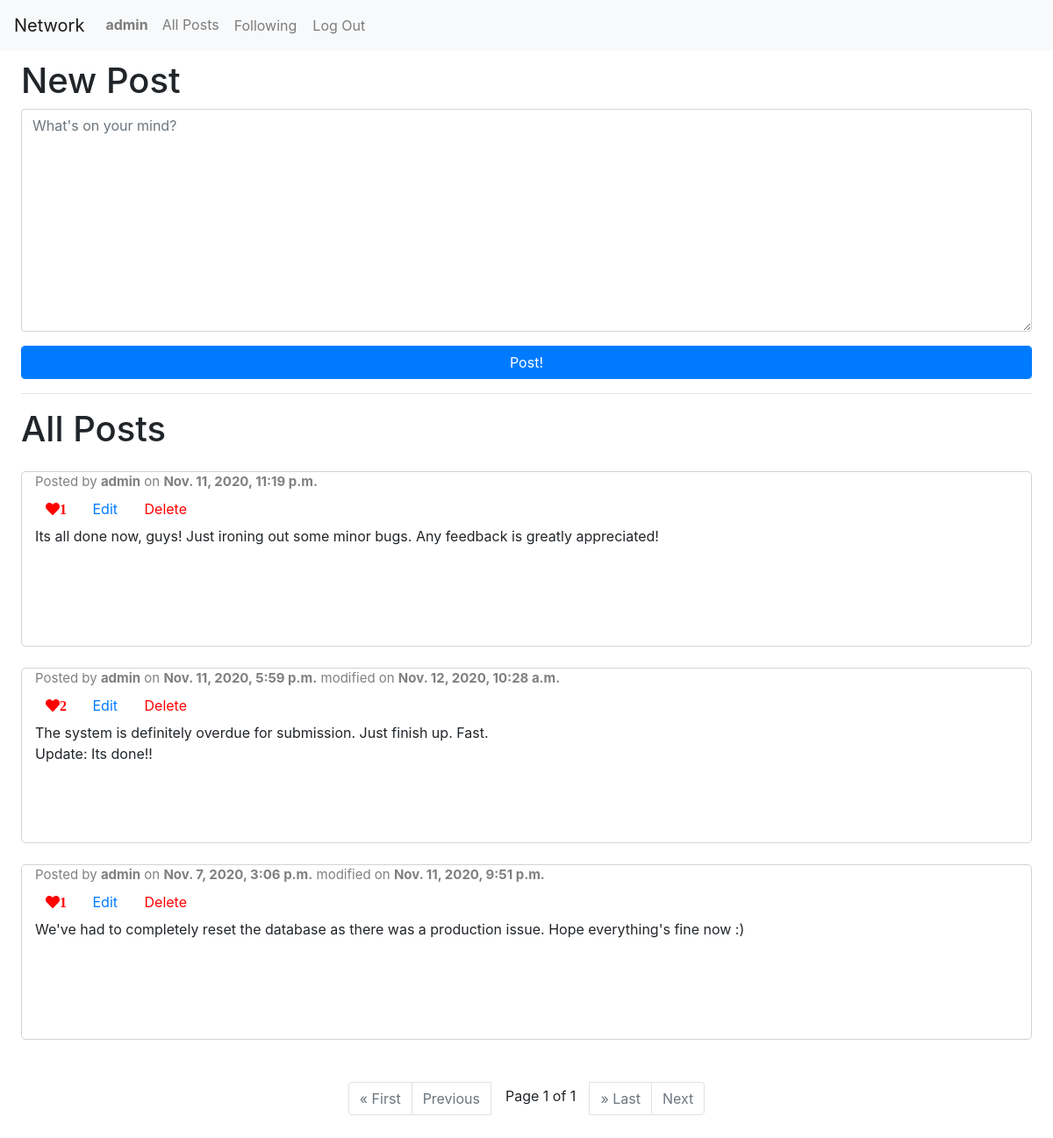
Page / (signed in) on the earlier database version.
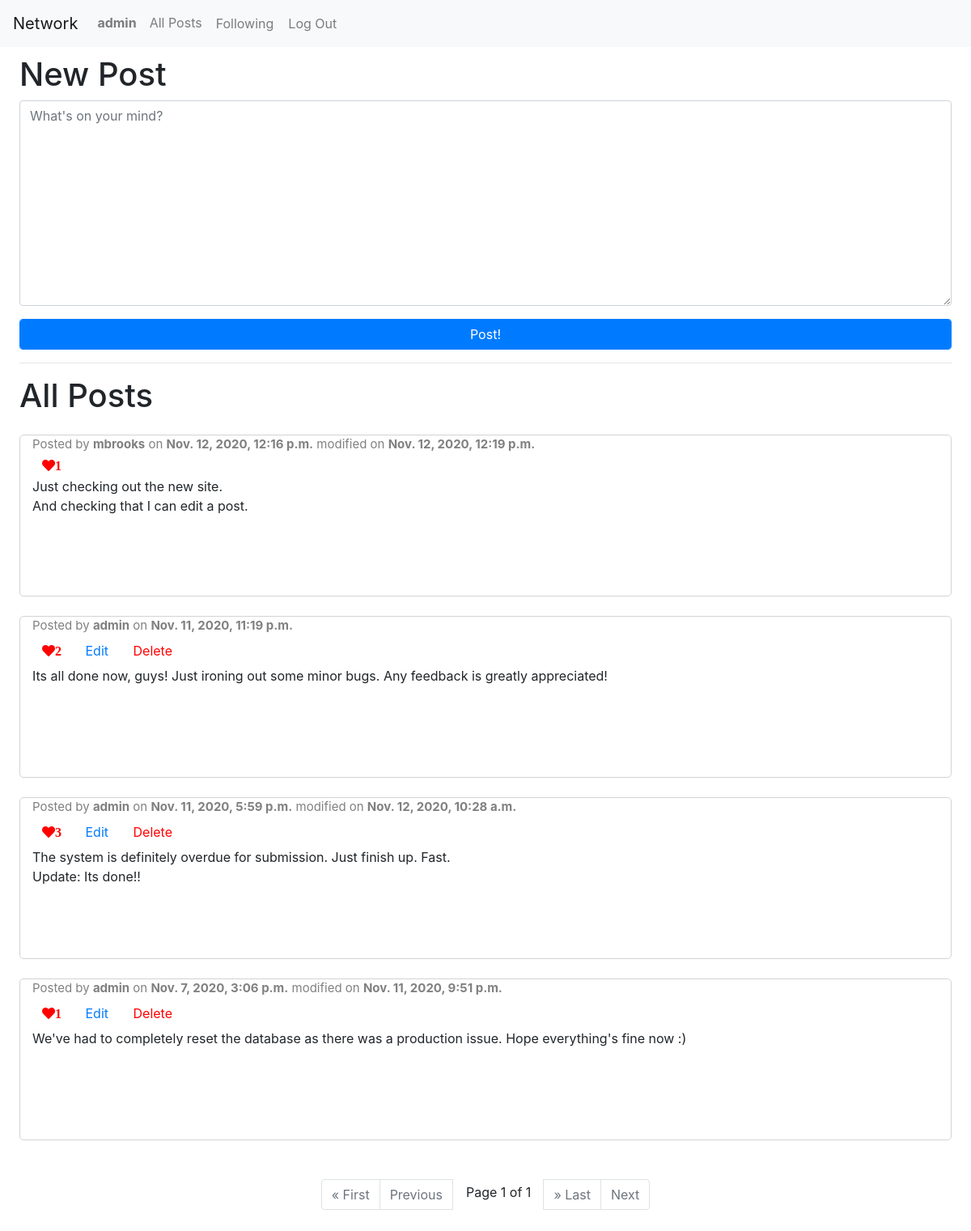
Same page on the later database version.
### network/models.py (models this page shows)
class Posts(models.Model):
    user = models.ForeignKey(User, on_delete=models.CASCADE)
    content = models.CharField(max_length=255)
    likes = models.IntegerField(default=0)
    timestamp = models.DateTimeField(default=datetime.now(), editable=False)
    modified = models.DateTimeField(default=None, null=True)
    class Meta:
        ordering = ['-timestamp']
        verbose_name_plural = 'Posts'

class User(AbstractUser):
    pass

### network/views.py (the view)
# urls.py: path("", views.index, name="index"),
def index(request):
    allPosts = Posts.objects.all()
    paginator = Paginator(allPosts, 10)
    pageNum = request.GET.get('page')
    posts = paginator.get_page(pageNum)
    return render(request, 'network/index.html', {
        'posts': posts
    })

### network/templates/network/index.html (shortened to what this page needs)
{% extends "network/layout.html" %}
{% block body %}
    {% if user.is_authenticated %}
        <div class="new-post">
            <h1>New Post</h1>
            <form action="{% url 'newPost' %}" method="POST">
                <div class="form-group">
                    <textarea name="content" rows="10" class="form-control" placeholder="What's on your mind?" required></textarea>
                </div>
                <div class="form-group">
                    <input type="submit" value="Post!" class="form-control btn btn-primary">
                </div>
            </form>
        </div>
        <hr>
    {% endif %}
    <h1>All Posts</h1>
    {% for post in posts %}
        <div class="container-fluid mt-4">
            <div class="row">
                <div class="col">
                    {% if post.modified %}
                        <p class="username">Posted by <a class="username" href="{% url 'profile' post.user.username %}"><strong>{{ post.user.username }}</strong></a> on <strong>{{ post.timestamp }}</strong> modified on <strong>{{ post.modified }}</strong></p>
                    {% else %}
                        <p class="username">Posted by <a class="username" href="{% url 'profile' post.user.username %}"><strong>{{ post.user.username }}</strong></a> on <strong>{{ post.timestamp }}</strong></p>
                    {% endif %}
                    <div class="links ">
                        {% if user.is_authenticated %}
                            <button data-id="{{ post.id }}" class="btn btn-default like-button shadow-none fa fa-heart" style="color: red;">{{ post.likes }}</button>
                            {% if post.user.username == user.username %}
                                <button data-id="{{ post.id }}" class="btn btn-link edit-button">Edit</button>
                                <button data-id="{{ post.id }}" class="btn btn-link delete-button" style="color: red;">Delete</button>
                            {% endif %}
                        {% else %}
                            <p><a href="{% url 'login' %}" class="pl-2">Login</a> to like this post.</p>
                        {% endif %}
                    </div>
                    <div class="post-body" style="white-space: pre-wrap;">{{ post.content }}</div>
                </div>
            </div>
        </div>
    {% empty %}
        <h2>No posts currently on site.</h2>
    {% endfor %}
    {% if posts %}
        <ul class="pagination justify-content-center mt-5">
            {% if posts.has_previous %}
                <li class="page-item"><a class="page-link" href="?page=1">&laquo; First</a></li>
                <li class="page-item"><a class="page-link" href="?page={{ posts.previous_page_number }}">Previous</a></li>
            {% else %}
                <li class="page-item disabled"><a class="page-link" href="?page=1">&laquo; First</a></li>
                <li class="page-item disabled"><a class="page-link" href="?page=1">Previous</a></li>
            {% endif %}
            <span class="current mx-3 pt-1">
                Page {{ posts.number }} of {{ posts.paginator.num_pages }}
            </span>
            {% if posts.has_next %}
                <li class="page-item"><a class="page-link" href="?page={{ posts.paginator.num_pages }}">&raquo; Last</a></li>
                <li class="page-item"><a class="page-link" href="?page={{ posts.next_page_number }}">Next</a></li>
            {% else %}
                <li class="page-item disabled"><a class="page-link" href="?page={{ posts.paginator.num_pages }}">&raquo; Last</a></li>
                <li class="page-item disabled"><a class="page-link" href="?page={{ posts.paginator.num_pages }}">Next</a></li>
            {% endif %}
        </ul>
    {% endif %}
{% endblock body %}

Differences in the rows shown:
added Posts: user.username "mbrooks", timestamp "Nov. 12, 2020, 12:16 p.m.", modified "Nov. 12, 2020, 12:19 p.m.", likes "1", content "Just checking out the new site. And checking that I can edit a post."
changed Posts "Nov. 11, 2020, 11:19 p.m.": likes "1" → "2"
changed Posts "Nov. 11, 2020, 5:59 p.m.": likes "2" → "3"
